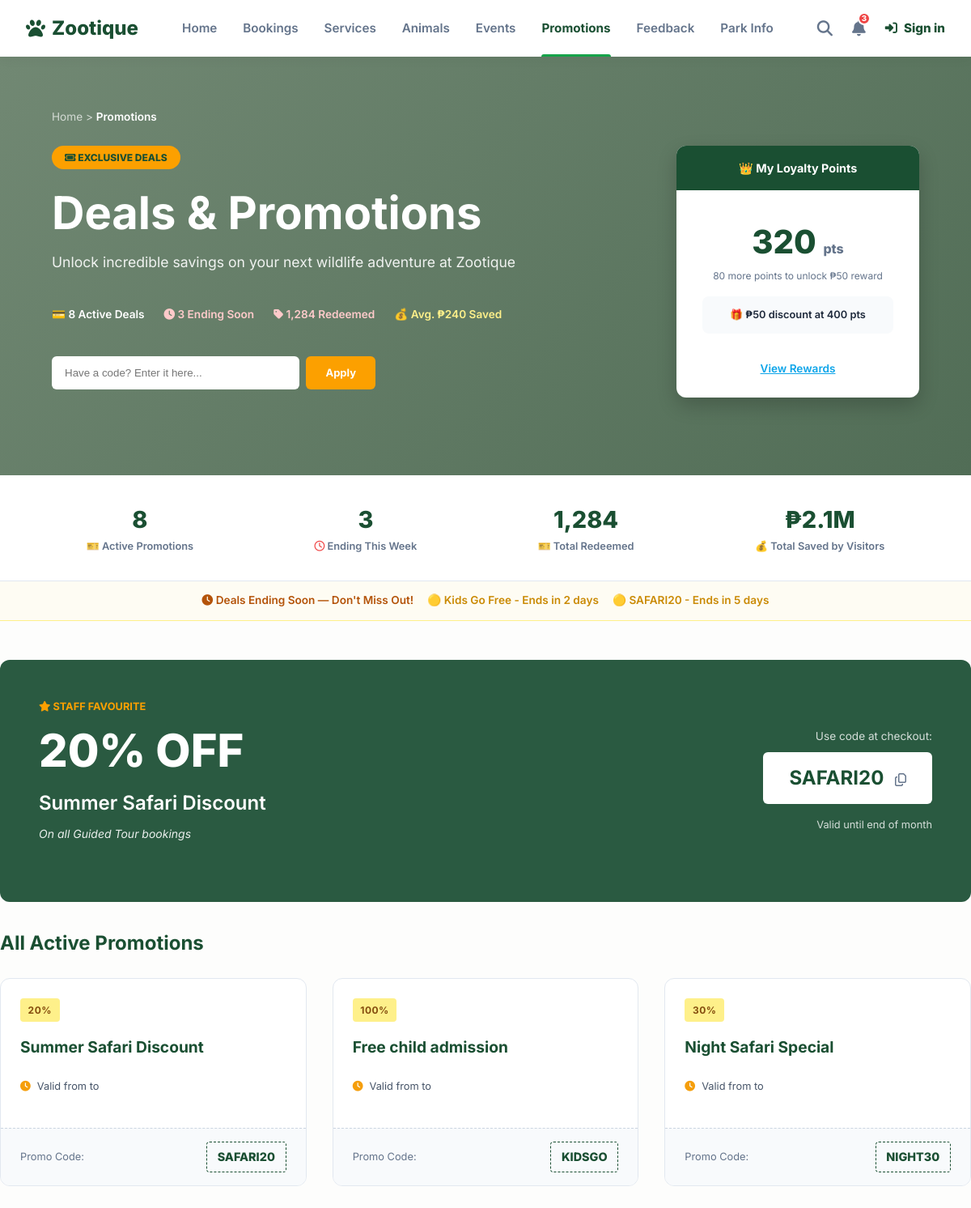
Page /visitor/promotions on the committed database.
### models.py (models this page shows)
class Promotion(db.Model):
    __tablename__ = 'promotions'
    id = db.Column(db.Integer, primary_key=True)
    zoo_id = db.Column(db.Integer, db.ForeignKey('zoos.id', ondelete="CASCADE"), nullable=True)
    name = db.Column(db.String(100), nullable=False)
    code = db.Column(db.String(50), unique=True, nullable=False)
    promo_type = db.Column(db.String(50), nullable=True)  # Family|Group Tour|Student|Senior|Seasonal
    country = db.Column(db.String(60), nullable=True, default='Philippines')
    discount = db.Column(db.String(20))
    valid_until = db.Column(db.String(20))
    zoo = db.relationship('Zoo', lazy=True)

### blueprints/visitor/routes.py (the view)
@visitor_bp.get("/promotions")
def promotions():
    promos = Promotion.query.order_by(Promotion.id.asc()).all()
    if not promos:
        promos = current_app.config.get("PROMOTIONS", [])
    return render_template("visitor/promotions.html", promotions=promos)

### templates/visitor/promotions.html (shortened to what this page needs)
{% extends "base.html" %}
{% block content %}
<div style="background: linear-gradient(135deg, #718873 0%, #516d56 100%); color: white; padding: 4rem 4rem 6rem 4rem; position: relative;">
    <div style="margin-bottom: 1.5rem; color: rgba(255,255,255,0.7); font-size: 0.85rem;">
        Home > <span style="font-weight: 600; color: white;">Promotions</span>
    </div>
    <div style="display: flex; justify-content: space-between;">
        <div style="max-width: 600px;">
            <div style="background: #fca000; color: #1a4f32; padding: 0.3rem 1rem; border-radius: 20px; font-size: 0.75rem; font-weight: 800; text-transform: uppercase; width: fit-content; margin-bottom: 1.5rem;"><i class="fa-solid fa-ticket"></i> Exclusive Deals</div>
            <h1 style="font-size: 3.5rem; margin-bottom: 1rem; line-height: 1.1;">Deals & Promotions</h1>
            <p style="font-size: 1.1rem; opacity: 0.9; margin-bottom: 2.5rem;">Unlock incredible savings on your next wildlife adventure at Zootique</p>
            <div style="display: flex; gap: 1.5rem; align-items: center; font-size: 0.85rem; margin-bottom: 2.5rem; font-weight: 600;">
                <span>💳 8 Active Deals</span>
                <span style="color:#fecaca;"><i class="fa-solid fa-clock"></i> 3 Ending Soon</span>
                <span style="color:#fecaca;"><i class="fa-solid fa-tag"></i> 1,284 Redeemed</span>
                <span style="color:#fef08a;">💰 Avg. ₱240 Saved</span>
            </div>
            <div style="display: flex; gap: 0.5rem; max-width: 400px;">
                <input type="text" placeholder="Have a code? Enter it here..." style="flex: 1; padding: 0.8rem 1rem; border-radius: 6px; border: none;">
                <button class="btn" style="background: #fca000; color: white; border: none; padding: 0 1.5rem; border-radius: 6px; font-weight: bold;">Apply</button>
            </div>
        </div>
        <div style="background: white; border-radius: 12px; width: 300px; color: #1e293b; padding-bottom: 1.5rem; text-align: center; box-shadow: 0 10px 25px rgba(0,0,0,0.2); overflow: hidden; z-index: 10;">
            <div style="background: #1a4f32; color: white; padding: 1rem; font-size: 0.9rem; font-weight: bold;">👑 My Loyalty Points</div>
            <div style="padding: 2rem;">
                <div style="font-size: 2.5rem; font-weight: 800; color: #1a4f32;">320 <span style="font-size: 1rem; color: #64748b;">pts</span></div>
                <div style="font-size: 0.75rem; color: #64748b; margin-bottom: 1rem;">80 more points to unlock ₱50 reward</div>
                <div style="background: #f8fafc; padding: 0.8rem; border-radius: 8px; font-size: 0.8rem; font-weight: 600;">🎁 ₱50 discount at 400 pts</div>
            </div>
            <a href="#" style="color: #0ea5e9; font-size: 0.85rem; font-weight: 600;">View Rewards</a>
        </div>
    </div>
</div>
<div style="background: white; border-bottom: 1px solid #e2e8f0; padding: 2rem 0;">
    <div class="container" style="display: flex; justify-content: space-around; text-align: center;">
        <div><div style="font-size: 1.8rem; font-weight: 800; color: #1a4f32;">8</div><div style="font-size: 0.8rem; color: #64748b; font-weight: 600;">🎫 Active Promotions</div></div>
        <div><div style="font-size: 1.8rem; font-weight: 800; color: #1a4f32;">3</div><div style="font-size: 0.8rem; color: #64748b; font-weight: 600;"><i class="fa-regular fa-clock" style="color:#ef4444;"></i> Ending This Week</div></div>
        <div><div style="font-size: 1.8rem; font-weight: 800; color: #1a4f32;">1,284</div><div style="font-size: 0.8rem; color: #64748b; font-weight: 600;">🎫 Total Redeemed</div></div>
        <div><div style="font-size: 1.8rem; font-weight: 800; color: #1a4f32;">₱2.1M</div><div style="font-size: 0.8rem; color: #64748b; font-weight: 600;">💰 Total Saved by Visitors</div></div>
    </div>
</div>
<div style="background: #fefcf3; border-bottom: 1px solid #fef08a; padding: 0.8rem; color: #ca8a04; font-size: 0.85rem; font-weight: 600; text-align: center;">
    <span style="color: #b45309;"><i class="fa-solid fa-clock"></i> Deals Ending Soon &mdash; Don't Miss Out!</span> &nbsp;&nbsp;&nbsp; 🟡 Kids Go Free - Ends in 2 days &nbsp;&nbsp;&nbsp; 🟡 SAFARI20 - Ends in 5 days
</div>
<div class="container" style="padding: 3rem 0;">
    <div style="background: #2a5a41; color: white; border-radius: 12px; padding: 3rem; margin-bottom: 2rem; display: flex; align-items: center; justify-content: space-between;">
        <div>
            <div style="font-size: 0.8rem; font-weight: bold; color: #fca000; text-transform: uppercase;"><i class="fa-solid fa-star"></i> Staff Favourite</div>
            <div style="font-size: 3.5rem; font-weight: 800;">20% OFF</div>
            <div style="font-size: 1.5rem; font-weight: 600; margin-bottom: 0.5rem;">Summer Safari Discount</div>
            <div style="font-style: italic; opacity: 0.9; margin-bottom: 1.5rem;">On all Guided Tour bookings</div>
        </div>
        <div style="text-align: right;">
            <div style="font-size: 0.85rem; opacity: 0.8; margin-bottom: 0.5rem;">Use code at checkout:</div>
            <div style="background: white; color: #1a4f32; padding: 0.8rem 2rem; border-radius: 6px; font-weight: bold; display: inline-block; font-size: 1.5rem; cursor: pointer;">
                SAFARI20 <i class="fa-regular fa-copy" style="font-size: 1rem; color: #64748b; margin-left: 0.5rem;"></i>
            </div>
            <div style="margin-top: 1rem; font-size: 0.8rem; opacity: 0.8;">Valid until end of month</div>
        </div>
    </div>
    <h2 style="font-size: 1.5rem; color: #1a4f32; margin-bottom: 1.5rem;">All Active Promotions</h2>
    <div style="display: grid; grid-template-columns: repeat(3, 1fr); gap: 2rem;">
        {% for promo in promotions %}
        <div style="background: white; border-radius: 12px; border: 1px solid #e2e8f0; overflow: hidden; display: flex; flex-direction: column;">
            <div style="padding: 1.5rem; flex: 1;">
                <div style="display: flex; justify-content: space-between; align-items: flex-start; margin-bottom: 1rem;">
                    <div style="background: #fef08a; color: #854d0e; padding: 0.3rem 0.6rem; border-radius: 4px; font-size: 0.75rem; font-weight: bold; text-transform: uppercase; letter-spacing: 0.5px;">{{ promo.discount }}</div>
                </div>
                <h3 style="margin: 0 0 0.5rem 0; font-size: 1.2rem; color: #1a4f32;">{{ promo.name }}</h3>
                <div style="color: #475569; font-size: 0.8rem; display: flex; gap: 0.5rem; align-items: center; margin-bottom: 1rem;">
                    <i class="fa-solid fa-clock" style="color: #f59e0b;"></i> Valid from {{ promo.valid_from }} to {{ promo.valid_to }}
                </div>
            </div>
            <div style="background: #f8fafc; padding: 1rem 1.5rem; border-top: 1px dashed #cbd5e1; display: flex; justify-content: space-between; align-items: center;">
                <div style="font-size: 0.8rem; color: #64748b;">Promo Code:</div>
                <div style="font-weight: 800; color: #1a4f32; padding: 0.4rem 0.8rem; border: 1px dashed #1a4f32; border-radius: 4px; font-size: 0.9rem;">
                    {{ promo.code }}
                </div>
            </div>
        </div>
        {% else %}
        <div style="grid-column: span 3; text-align: center; color: #64748b; padding: 3rem;">
            No promotions available at this time.
        </div>
        {% endfor %}
    </div>
</div>
{% endblock %}

### static/css/style.css (style rules this page uses)
:root { --sidebar-bg: #1a3024; --sidebar-hover: rgba(255,255,255,0.10); --sidebar-active: rgba(255,255,255,0.15); --sidebar-border: rgba(255,255,255,0.08); --sidebar-width: 220px; --primary: #1a5c35; --primary-dark: #14452a; --primary-light: #e8f5ee; --accent: #e67e22; --accent-hover: #d35400; --success: #16a34a; --success-bg: #dcfce7; --warning: #d97706; --warning-bg: #fef3c7; --danger: #dc2626; --danger-bg: #fee2e2; --info: #2563eb; --info-bg: #dbeafe; --purple: #7c3aed; --purple-bg: #ede9fe; --orange: #ea580c; --orange-bg: #ffedd5; --bg: #f0f2f0; --surface: #ffffff; --border: #e5e7eb; --border-light: #f3f4f6; --text: #111827; --text-secondary: #374151; --text-muted: #6b7280; --text-light: #9ca3af; --radius: 10px; --radius-lg: 14px; --shadow: 0 1px 6px rgba(0,0,0,0.08), 0 2px 16px rgba(0,0,0,0.04); --shadow-md: 0 4px 20px rgba(0,0,0,0.10); --transition: 0.2s ease; }
*, *::before, *::after { box-sizing: border-box; margin: 0; padding: 0; }
body { font-family: 'Inter', system-ui, sans-serif; background: var(--bg); color: var(--text); font-size: 14px; line-height: 1.6; overflow-x: hidden; }
.btn { display: inline-flex; align-items: center; gap: 6px; padding: 8px 16px; border-radius: 8px; font-size: 13px; font-weight: 600; font-family: inherit; cursor: pointer; border: none; transition: all var(--transition); text-decoration: none; white-space: nowrap; }
.container { max-width: 1280px; margin: 0 auto; padding: 0 2rem; width: 100%; }

### rows in the picture
Promotion: discount "20%", name "Summer Safari Discount", code "SAFARI20"
Promotion: discount "100%", name "Free child admission", code "KIDSGO"
Promotion: discount "30%", name "Night Safari Special", code "NIGHT30"
